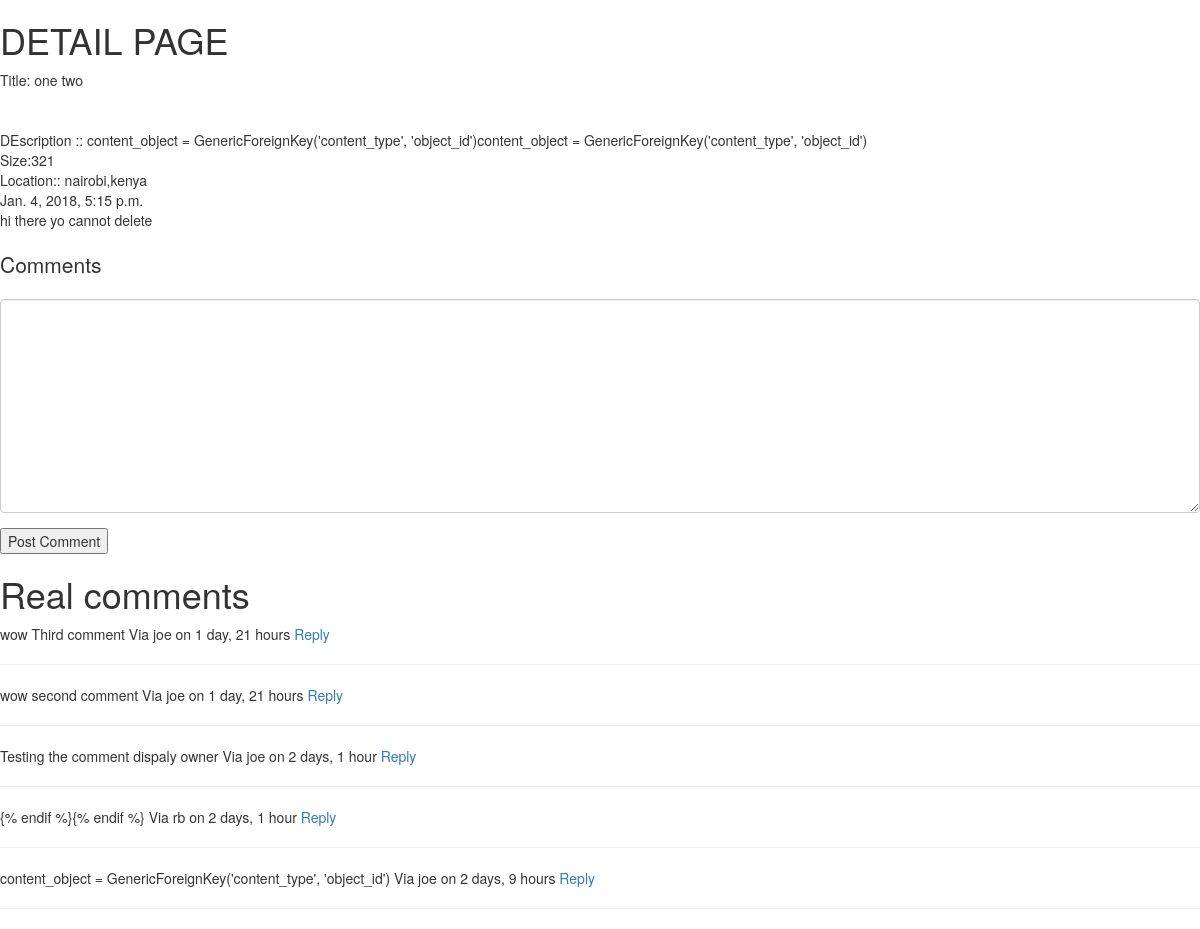
Before: /one-two/ with the older database file.
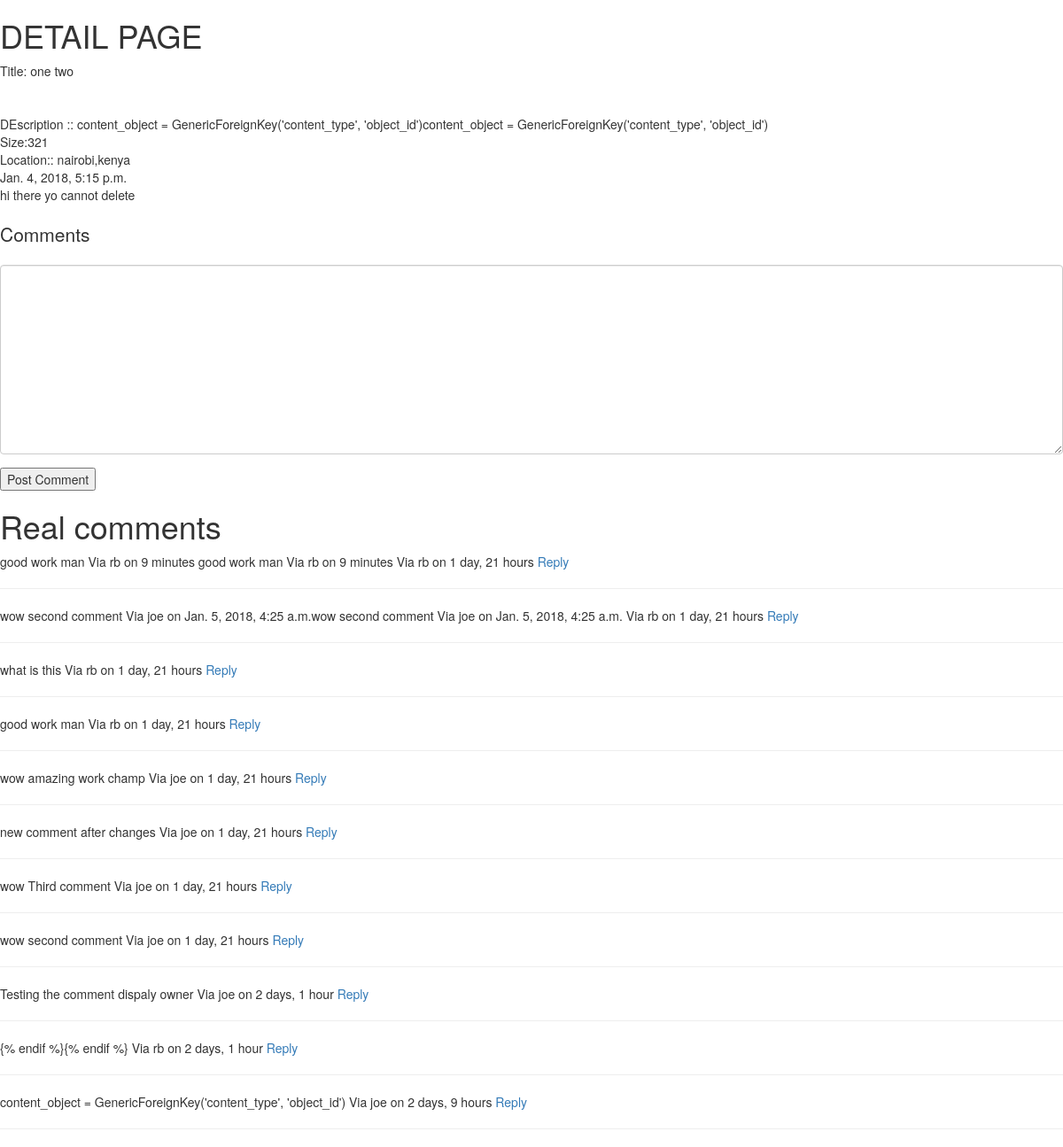
After: the same page with the newer database file.
### Main/models.py (models this page shows, shortened)
class Post(models.Model):
    owner =  models.ForeignKey(User, on_delete=models.CASCADE)
    title = models.CharField(max_length=200)
    slug      =      models.SlugField(unique=True,blank=True, null=True)
    image = models.ImageField(upload_to=upload_location)
    image_2 = models.ImageField(upload_to=upload_location)
    image_3 = models.ImageField(upload_to=upload_location,blank=True, null=True)
    image_4 = models.ImageField(upload_to=upload_location,blank=True, null=True)
    image_5 = models.ImageField(upload_to=upload_location,blank=True, null=True)
    description = models.TextField()
    size_of_land = models.CharField(max_length=150)
    location_details = models.CharField(max_length=300)
    price = models.CharField(max_length=150)
    features = models.TextField()
    updated = models.DateTimeField(auto_now=True, auto_now_add=False)
    timestamp = models.DateTimeField(auto_now=False, auto_now_add=True)
    class Meta:
        ordering = ["-timestamp", "-updated"]
    @property
    def comments(self):
        instance = self
        qs = Comment.objects.filter_by_instance(instance)
        return qs
    @property
    def get_content_type(self):
        instance = self
        content_type = ContentType.objects.get_for_model(instance.__class__)
        return content_type

### Comments/models.py (models this page shows, shortened)
class Comment(models.Model):
    owner      = models.ForeignKey(User, on_delete=models.CASCADE)
    content_type = models.ForeignKey(ContentType, on_delete=models.CASCADE)
    object_id = models.PositiveIntegerField()
    content_object = GenericForeignKey('content_type', 'object_id')
    parent = models.ForeignKey("self",blank=True, null=True)
    content   =  models.TextField()
    timestamp = models.DateTimeField(auto_now=False, auto_now_add=True)
    objects = CommentManager()
    class Meta:
        ordering = ['-timestamp']
    def children(self):
        return Comment.objects.filter(parent=self)

### Main/views.py (the view, shortened to what this page needs)
# urls.py: url(r'^(?P<slug>[\w-]+)/$', post_detail, name='post_detail'),
def post_detail(request,slug=None):#   showing details
    instance = get_object_or_404(Post, slug=slug)
    initial_data = {
        "content_type":instance.get_content_type,
        "object_id":instance.id
    }
    form = CommentForm(request.POST or None, initial=initial_data)
    comments = instance.comments#Comment.objects.filter_by_instance(instance)
    context = {
        "instance": instance,
        "comments":comments,
        "comment_form":form,
    }
    template_name = 'Main/detail.html'
    return render(request,template_name, context)

### Comments/forms.py
class CommentForm(forms.Form):
    content_type = forms.CharField(widget=forms.HiddenInput)
    object_id = forms.IntegerField(widget=forms.HiddenInput)
    content = forms.CharField(label='',widget=forms.Textarea)

### Comments/models.py (called while the page is built)
    def filter_by_instance(self,instance):
        content_type = ContentType.objects.get_for_model(instance.__class__)# instance.__class__ a way to get python's class
        obj_id = instance.id
        qs = super(CommentManager,self).filter(content_type=content_type,object_id=obj_id).filter(parent=None)
        return qs

### Main/templates/Main/detail.html (shortened to what this page needs)
{% load crispy_forms_tags %}
<!DOCTYPE html>
<html lang="en">
<head>
<link rel="stylesheet" href="https://maxcdn.bootstrapcdn.com/bootstrap/3.3.7/css/bootstrap.min.css">
<link rel="stylesheet" href="https://maxcdn.bootstrapcdn.com/bootstrap/3.3.7/css/bootstrap-theme.min.css">
</head>
<body>
    <div>
            <h1>DETAIL PAGE</h1>
           Title:
            {{instance.title}} <br>
          <br>
            {{instance.location}} <br>
           DEscription :: {{instance.description}} <br>
            Size:{{instance.size_of_land}} <br>
          Location::  {{instance.location_details}} <br>
            {{instance.timestamp}}
    </div>
    {% if not request.user.is_staff or not request.user.is_superuser %}
       <p>hi there yo cannot delete</p>
       {% else %}
       <div> <a href="{{instance.get_edit_url }}"><button type="button">edit</button></a></div>
    {% endif %}
<div>
   <h1> <p class="lead">Comments</p> </h1>
  <form action="" method="POST"> {% csrf_token %}
        {{comment_form|crispy }}
        <input type="submit" value="Post Comment">
  </form>
  <h1> Real comments</h1>
    {% for comment in  comments %}
        {{ comment.content }}
        Via {{ comment.owner}} on {{ comment.timestamp|timesince }}
       <a class="comment-reply-btn" href="#">Reply</a>
        <hr>
    {% endfor %}
</div>
</body>
</html>

Changed rows visible on the page:
added Comment: content "good work man Via rb on 9 minutes good work man Via rb on 9 minutes", owner "rb", timestamp "1 day, 21 hours"
added Comment: content "wow second comment Via joe on Jan. 5, 2018, 4:25 a.m.wow second comment Via joe on Jan. 5, 2018, 4:25 a.m.", owner "rb", timestamp "1 day, 21 hours"
added Comment: content "what is this", owner "rb", timestamp "1 day, 21 hours"
added Comment: content "good work man", owner "rb", timestamp "1 day, 21 hours"
added Comment: content "wow amazing work champ", owner "joe", timestamp "1 day, 21 hours"
added Comment: content "new comment after changes", owner "joe", timestamp "1 day, 21 hours"
